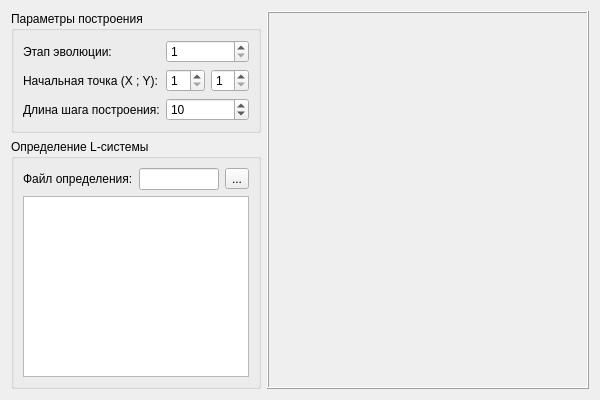
<?xml version="1.0" encoding="UTF-8"?>
<ui version="4.0">
 <class>MainForm</class>
 <widget class="QWidget" name="MainForm">
  <property name="geometry">
   <rect>
    <x>0</x>
    <y>0</y>
    <width>600</width>
    <height>400</height>
   </rect>
  </property>
  <property name="windowTitle">
   <string>L-системы</string>
  </property>
  <layout class="QHBoxLayout" name="horizontalLayout">
   <item>
    <widget class="QWidget" name="widget" native="true">
     <property name="sizePolicy">
      <sizepolicy hsizetype="Fixed" vsizetype="Preferred">
       <horstretch>0</horstretch>
       <verstretch>0</verstretch>
      </sizepolicy>
     </property>
     <property name="minimumSize">
      <size>
       <width>250</width>
       <height>0</height>
      </size>
     </property>
     <property name="maximumSize">
      <size>
       <width>250</width>
       <height>16777215</height>
      </size>
     </property>
     <layout class="QVBoxLayout" name="verticalLayout_2" stretch="0,1">
      <property name="leftMargin">
       <number>0</number>
      </property>
      <property name="topMargin">
       <number>0</number>
      </property>
      <property name="rightMargin">
       <number>0</number>
      </property>
      <property name="bottomMargin">
       <number>0</number>
      </property>
      <item>
       <widget class="QGroupBox" name="building_params_group_box">
        <property name="title">
         <string>Параметры построения</string>
        </property>
        <layout class="QFormLayout" name="formLayout_2">
         <property name="labelAlignment">
          <set>Qt::AlignLeading|Qt::AlignLeft|Qt::AlignVCenter</set>
         </property>
         <item row="0" column="0">
          <widget class="QLabel" name="label">
           <property name="text">
            <string>Этап эволюции:</string>
           </property>
          </widget>
         </item>
         <item row="0" column="1">
          <widget class="QSpinBox" name="evolution_step_spin">
           <property name="minimum">
            <number>1</number>
           </property>
           <property name="maximum">
            <number>12</number>
           </property>
          </widget>
         </item>
         <item row="1" column="0">
          <widget class="QLabel" name="label_3">
           <property name="text">
            <string>Начальная точка (X ; Y):</string>
           </property>
          </widget>
         </item>
         <item row="1" column="1">
          <layout class="QHBoxLayout" name="horizontalLayout_3">
           <item>
            <widget class="QSpinBox" name="init_x_spin">
             <property name="minimum">
              <number>1</number>
             </property>
             <property name="maximum">
              <number>10000</number>
             </property>
            </widget>
           </item>
           <item>
            <widget class="QSpinBox" name="init_y_spin">
             <property name="minimum">
              <number>1</number>
             </property>
             <property name="maximum">
              <number>10000</number>
             </property>
            </widget>
           </item>
          </layout>
         </item>
         <item row="2" column="0">
          <widget class="QLabel" name="label_4">
           <property name="text">
            <string>Длина шага построения:</string>
           </property>
          </widget>
         </item>
         <item row="2" column="1">
          <widget class="QSpinBox" name="step_length_spin">
           <property name="minimum">
            <number>1</number>
           </property>
           <property name="maximum">
            <number>1000</number>
           </property>
           <property name="value">
            <number>10</number>
           </property>
          </widget>
         </item>
        </layout>
       </widget>
      </item>
      <item>
       <widget class="QGroupBox" name="definition_group_box">
        <property name="title">
         <string>Определение L-системы</string>
        </property>
        <layout class="QVBoxLayout" name="verticalLayout_3" stretch="0,1">
         <item>
          <layout class="QFormLayout" name="formLayout_3">
           <item row="0" column="0">
            <widget class="QLabel" name="label_5">
             <property name="text">
              <string>Файл определения:</string>
             </property>
            </widget>
           </item>
           <item row="0" column="1">
            <layout class="QHBoxLayout" name="horizontalLayout_2">
             <item>
              <widget class="QLineEdit" name="file_name_edit">
               <property name="readOnly">
                <bool>true</bool>
               </property>
              </widget>
             </item>
             <item>
              <widget class="QToolButton" name="open_file_button">
               <property name="text">
                <string>...</string>
               </property>
              </widget>
             </item>
            </layout>
           </item>
          </layout>
         </item>
         <item>
          <widget class="QPlainTextEdit" name="definition_text">
           <property name="sizePolicy">
            <sizepolicy hsizetype="Preferred" vsizetype="Preferred">
             <horstretch>0</horstretch>
             <verstretch>0</verstretch>
            </sizepolicy>
           </property>
           <property name="documentTitle">
            <string/>
           </property>
           <property name="readOnly">
            <bool>true</bool>
           </property>
          </widget>
         </item>
        </layout>
       </widget>
      </item>
     </layout>
    </widget>
   </item>
   <item>
    <widget class="LSystemPaintWidget" name="paint_frame">
     <property name="autoFillBackground">
      <bool>false</bool>
     </property>
     <property name="frameShape">
      <enum>QFrame::Box</enum>
     </property>
     <property name="frameShadow">
      <enum>QFrame::Raised</enum>
     </property>
    </widget>
   </item>
  </layout>
 </widget>
 <customwidgets>
  <customwidget>
   <class>LSystemPaintWidget</class>
   <extends>QFrame</extends>
   <header>lsystem_paint_widget</header>
   <container>1</container>
  </customwidget>
 </customwidgets>
 <tabstops>
  <tabstop>evolution_step_spin</tabstop>
  <tabstop>init_x_spin</tabstop>
  <tabstop>init_y_spin</tabstop>
  <tabstop>step_length_spin</tabstop>
  <tabstop>open_file_button</tabstop>
  <tabstop>file_name_edit</tabstop>
  <tabstop>definition_text</tabstop>
 </tabstops>
 <resources/>
 <connections/>
</ui>
